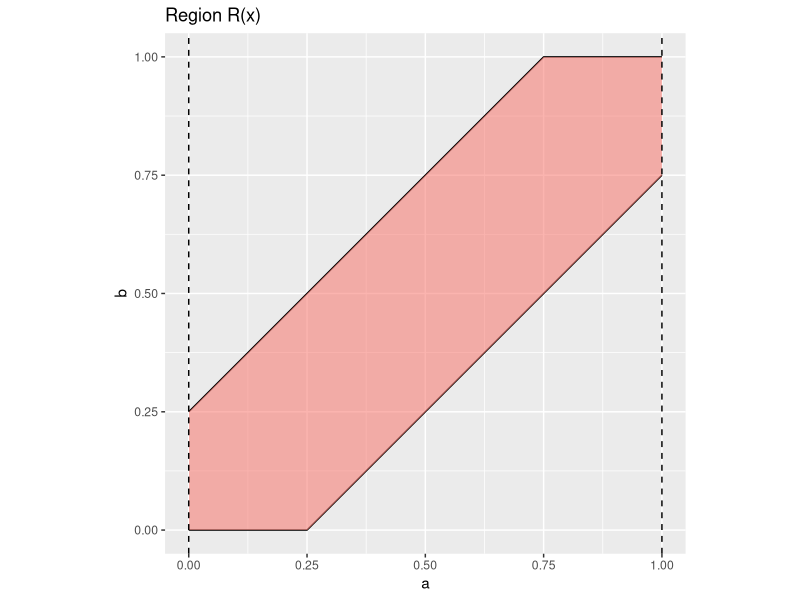
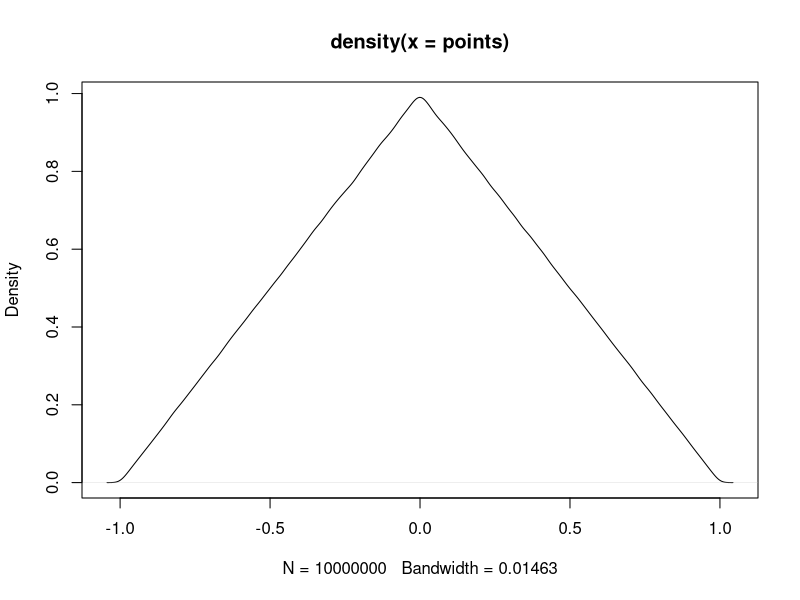
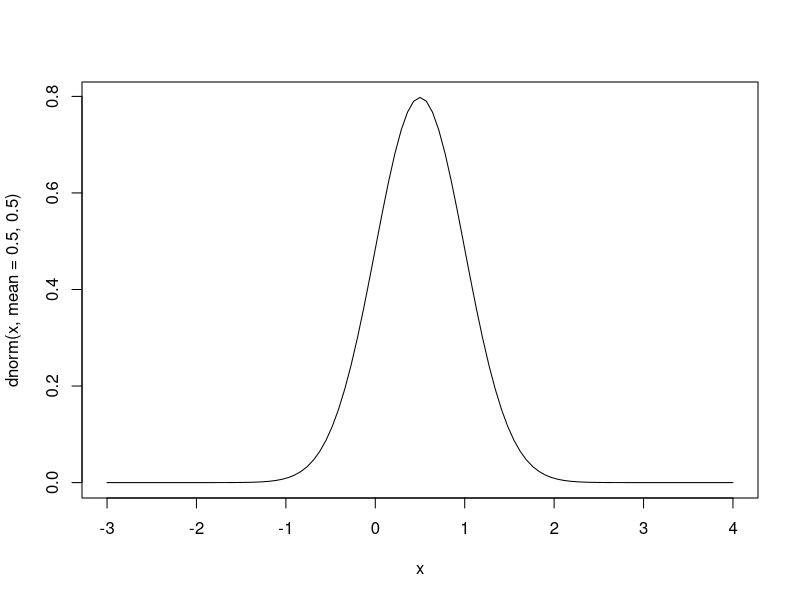
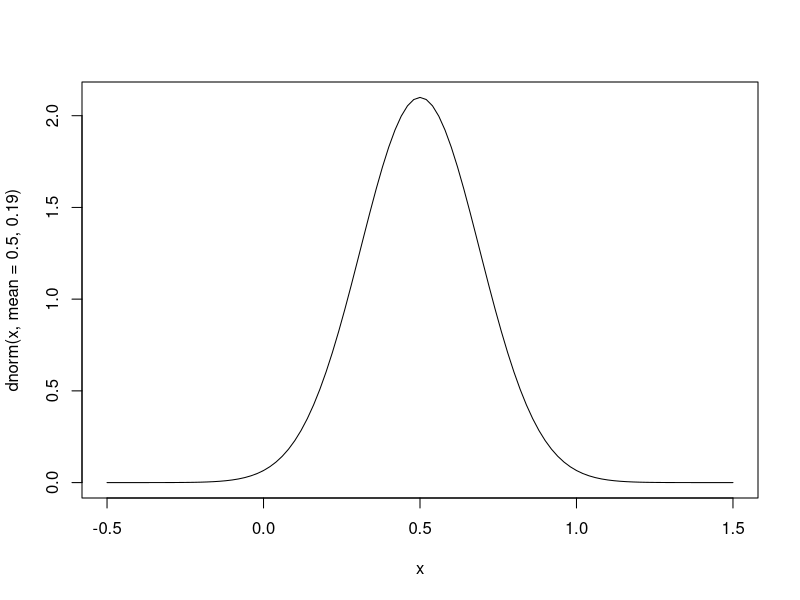
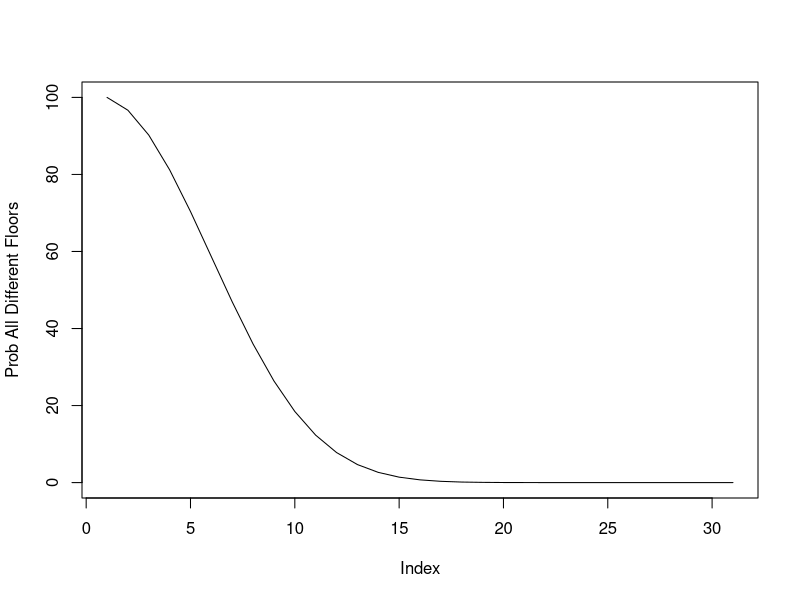

Write R code to recreate these figures, in order.
## ---- chunk 1
library(ggplot2)

x = 0.25
as = seq(0,1,0.01)
bs_top = x + as
bs_top[bs_top > 1] = 1
bs_bottom = -x + as
bs_bottom[bs_bottom < 0] = 0
data = data.frame(as, bs_top, bs_bottom)

plt = ggplot(data) + 
  geom_line(aes(x = as, y = bs_top)) + 
  geom_line(aes(x = as, y = bs_bottom)) + 
  geom_ribbon(aes(x = as, ymin = bs_bottom, ymax = bs_top, fill = "red", alpha = 0.5)) + 
  xlab("a") + ylab("b") + ggtitle("Region R(x)") + 
  geom_vline(aes(xintercept = 0), linetype = "dashed") + 
  geom_vline(aes(xintercept = 1), linetype = "dashed") + 
  theme(legend.position="none") + coord_fixed()
plt

## ---- chunk 2
# Run a simulation to verify the results
n_sim = 10000000
romeo = runif(n_sim)
juliet = runif(n_sim)
meet = sum(abs(romeo - juliet) <= 0.25)
cat("Percentage: ", round(meet * 100 / n_sim, 2), "%", "\n")
## ---- chunk 3
# What does the empirical density look like?
points = romeo - juliet 
plot(density(points))

# What if we assume they are normally distirubuted? Mean of 0.5 (on the half hour)
curve(dnorm(x, mean = 0.5, 0.5), from=-3, to=4)

# Tune the variance parameter so that 99% of the observations fall within [0,1]
curve(dnorm(x, mean = 0.5, 0.19), from=-0.5, to=1.5)

romeo = rnorm(n_sim, mean = 0.5, sd = 0.19)
juliet = rnorm(n_sim, mean = 0.5 ,sd = 0.19)
meet = sum(abs(romeo - juliet) <= 0.25)
cat("Percentage: ", round(meet * 100 / n_sim, 2), "%", "\n")
## ---- chunk 4
num = 366
prod(seq(365 - (num-1), 365, 1)/365)

# Elevator problem
prob <- function(num){
  prod(seq(30 - (num-1), 30, 1)/30)
}
res = c()
for (num in seq(1, 31)) {
  res = c(res, round(prob(num) * 100, 2))
}
plot(res, type = "l", ylab = "Prob All Different Floors")
